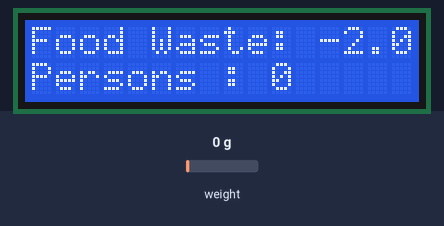
Simulated run of this sketch. Board: ESP8266 (NodeMCU). On the bench: 16×2 character LCD. Inputs (shaded band) come from the test bench; at power-on: weight on the scale 0 g. WiFi joins after 1.5 s; servers stay silent unless stated; what the sketch prints to the serial monitor is not drawn.

Above: at 2.2 s.

The sketch:

EFWM.ino
```cpp
#define BLYNK_PRINT Serial

#define BLYNK_TEMPLATE_ID "TMPL3uvN0YHod"
#define BLYNK_TEMPLATE_NAME "Efficient Food Waste Management System"
#define BLYNK_AUTH_TOKEN "5ExD254Iya4_2ayNrSC5JnrxpQOvpLaD"

#include <LiquidCrystal_I2C.h>
#include <BlynkSimpleEsp8266.h>
#include "HX711.h"

#define calibration_factor -7050.0
#define LOADCELL_DOUT_PIN 3
#define LOADCELL_SCK_PIN 2

HX711 scale;

LiquidCrystal_I2C lcd(0x27, 16, 2);

char auth[] = BLYNK_AUTH_TOKEN;
char ssid[] = "EFWM";
char pass[] = "12345678";

float AfterWeight, currentWeight = 0.0;
int personCount = 0;

void setup() {
  Serial.begin(9600);
  Blynk.begin(auth, ssid, pass);

  lcd.begin(16, 2);
  lcd.init();
  lcd.backlight();

  scale.begin(LOADCELL_DOUT_PIN, LOADCELL_SCK_PIN);
  scale.set_scale(calibration_factor);
}

void loop() {
  float weight = map(scale.get_units(), -70, -200, 0.0, 5.0);
  float millweight = map(scale.get_units(), -70, -200, 0.0, 5000.0);
  Serial.print("Food Waste Quantity : ");
  Serial.print(weight, 1);
  Serial.println(" kg");

  lcd.clear();
  lcd.setCursor(0, 0);
  lcd.print("Food Waste: ");
  lcd.print(weight, 1);
  lcd.print(" kg");

  lcd.setCursor(0, 1);
  lcd.print("Persons : ");
  lcd.print(personCount);

  lcd.noBlink();

  if (millweight > currentWeight) {
    AfterWeight = millweight - currentWeight;

    if (AfterWeight > 50.0) {
      personCount += 1;
    }
    currentWeight = millweight;
  }

  Blynk.virtualWrite(V2, personCount);
  Blynk.virtualWrite(V1, weight);
  delay(600);
}
```
